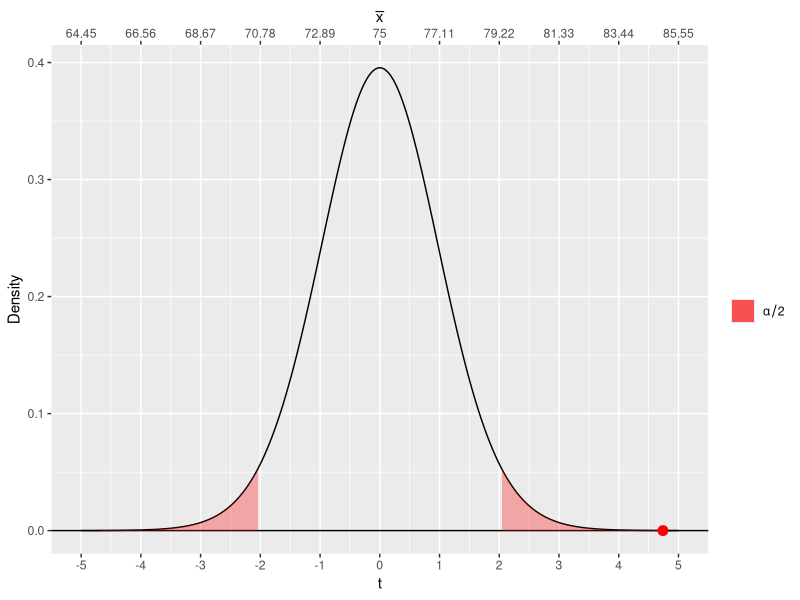
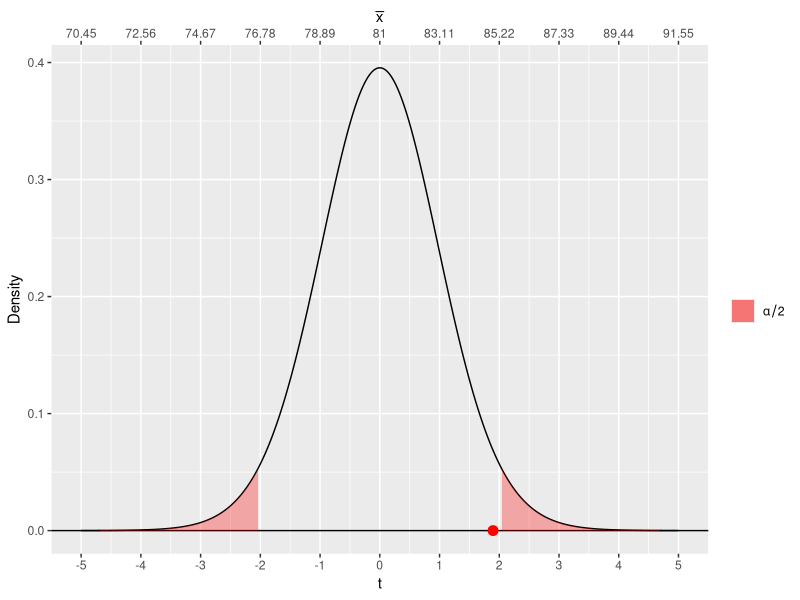
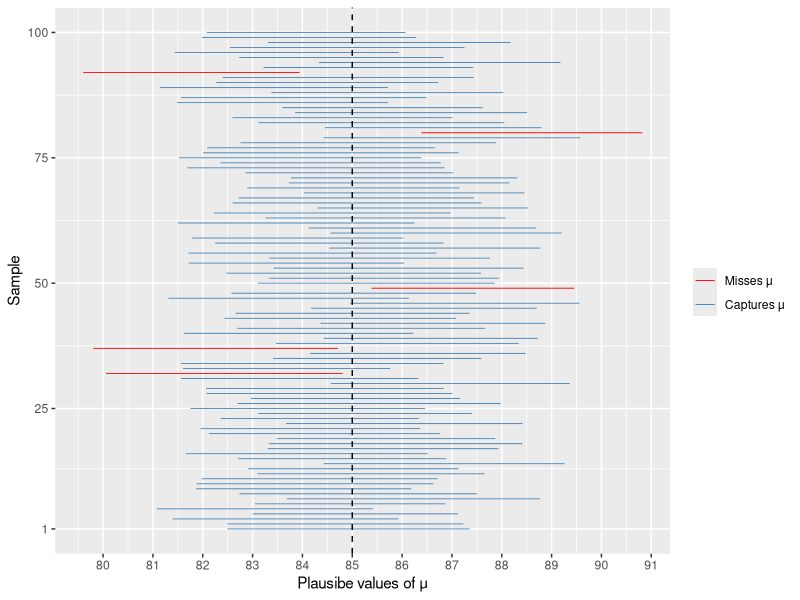

Recreate these plots in R, in order.
## ---- chunk 1
#| include: false
library(tidyverse)
library(palmerpenguins)
## ---- chunk 2
#| include: false
set.seed(7272)
repeat {
    Grade <- sample(60:100, 30, replace = TRUE)
    if (mean(Grade)== 85){
        break
    }
}
## ---- chunk 3
#| include: false
set.seed(7272)

mu0 <- 75
x.bar <- mean(Grade)
s <- sd(Grade)
n <- 30
t.stat <- (x.bar - mu0)/(s/sqrt(n))
alpha <- 0.05
t.critical.lower <- qt(0.025, df=n-1)
t.critical.upper <- qt(0.975, df=n-1)

ggdat <- tibble(t = seq(-5, 5, length.out=1000)) |>
    mutate(pdf.h0 = dt(t, df=n-1))

t.breaks <- seq(-5, 5, 1)
xbar.breaks <- round(t.breaks * (s/sqrt(n)) + mu0, 2)
ts <- rep(NA, 1000)

for (i in 1:1000){
    curr.sample <- sample(Grade, size=n, replace=T) 
    ts[i] <- (mean(curr.sample) - mu0)/(s/sqrt(n))
}
## ---- chunk 4
#| label: fig-ttest
#| echo: false
#| fig-cap: "Distribution of t-statistic under $\\mu_0 = 75$"
#| fig-width: 8
#| fig-height: 5
#| scale: "80%"
#| fig-align: "center"
#| size: scriptsize

ggplot(ggdat) +
    geom_line(aes(x=t, y=pdf.h0))+ 
    geom_hline(yintercept=0)+
    geom_ribbon(data=ggdat |> 
        filter(t >= t.critical.upper & t <= t.critical.lower),
        aes(x=t, ymin=0, ymax=pdf.h0, 
        fill="1-alpha"), alpha=0.3) +
    geom_ribbon(data=ggdat |> filter(t >= t.critical.upper),
                aes(x=t, ymin=0, ymax= pdf.h0, fill="rejection"), alpha=0.3) +
    geom_ribbon(data=ggdat |> filter(t <= t.critical.lower),
                aes(x=t, ymin=0, ymax= pdf.h0, fill="rejection"), alpha=0.3) +
    geom_point(data=tibble(x=t.stat, y=0),
                aes(x=x, y=y), color="red", size=3)+
    scale_x_continuous("t", breaks=t.breaks,
                        sec.axis = sec_axis(~., bquote (bar(x)),breaks=t.breaks, 
                        labels=xbar.breaks))+
    scale_fill_manual(
        values = c("rejection" = "red", "1-alpha" = "steelblue"),
        labels = c("rejection" = expression(alpha/2), 
                    "1-alpha" = expression(1 - alpha))
    )+
    labs(y = "Density", fill="")
## ---- chunk 5
#| include: false
set.seed(7272)

mu0 <- 81
x.bar <- mean(Grade)
s <- sd(Grade)
n <- 30
t.stat <- (x.bar - mu0)/(s/sqrt(n))
alpha <- 0.05
t.critical.lower <- qt(0.025, df=n-1)
t.critical.upper <- qt(0.975, df=n-1)

ggdat <- tibble(t = seq(-5, 5, length.out=1000)) |>
    mutate(pdf.h0 = dt(t, df=n-1))

t.breaks <- seq(-5, 5, 1)
xbar.breaks <- round(t.breaks * (s/sqrt(n)) + mu0, 2)
ts <- rep(NA, 1000)

for (i in 1:1000){
    curr.sample <- sample(Grade, size=n, replace=T) 
    ts[i] <- (mean(curr.sample) - mu0)/(s/sqrt(n))
}
## ---- chunk 6
#| label: fig-ttest1
#| echo: false
#| fig-cap: "Distribution of t-statistic under $\\mu_0 = 81$"
#| fig-width: 8
#| fig-height: 5
#| scale: "80%"
#| fig-align: "center"
#| size: scriptsize

ggplot(ggdat) +
    geom_line(aes(x=t, y=pdf.h0))+ 
    geom_hline(yintercept=0)+
    geom_ribbon(data=ggdat |> filter(t >= t.critical.upper),
                aes(x=t, ymin=0, ymax= pdf.h0, fill="rejection"), alpha=0.3) +
    geom_ribbon(data=ggdat |> filter(t <= t.critical.lower),
                aes(x=t, ymin=0, ymax= pdf.h0, fill="rejection"), alpha=0.3) +
    geom_point(data=tibble(x=t.stat, y=0),
                aes(x=x, y=y), color="red", size=3)+
    scale_x_continuous("t", breaks=t.breaks,
                        sec.axis = sec_axis(~., bquote (bar(x)),breaks=t.breaks, 
                        labels=xbar.breaks))+
    scale_fill_manual(
        values = c("rejection" = "red"),labels = c("rejection" = expression(alpha/2))
)+
    labs(y = "Density", fill="")
## ---- chunk 7
#| include: false
set.seed(7272)

n = 100
mu = 85
sigma = sd(Grade)
ci_lb  <- rep(NA, 100)
ci_ub <- rep(NA, 100)
result <- rep (NA, 100)

for (i in 1:100){
    curr.dat <- rnorm(n, mean = mu, sd = sigma)
    ci = t.test(curr.dat)$conf.int
    result[i] <- (ci[1]<= mu) & (mu <= ci[2])
    ci_lb[i]  <- ci[1]
    ci_ub[i] <- ci[2]
}

ci_dat <- tibble(sim = 1:100,
                 ci_lb = ci_lb,
                 ci_ub = ci_ub,
                 captures = result)
## ---- chunk 8
#| label: fig-ci
#| echo: false
#| fig-cap: "100 simulated 95% CIs drawn from a normal distribution with $\\mu = 85$"
#| fig-width: 8
#| fig-height: 5
#| scale: "80%"
#| fig-align: "center"
#| size: scriptsize

# i used claude to help with this visualization
ggplot(ci_dat, aes(y = sim)) +
    geom_segment(aes(x = ci_lb, xend = ci_ub,
                     y = sim, yend = sim,
                     color = captures),
                 linewidth = 0.3) +
    geom_vline(xintercept = mu, linetype = "dashed", linewidth = 0.5) +
    scale_color_manual(
        values = c("TRUE" = "steelblue", "FALSE" = "red"),
        labels = c("TRUE" = "Captures \u03bc", "FALSE" = "Misses \u03bc")
    ) +
    scale_y_continuous(breaks = c(1, 25, 50, 75, 100)) +
    scale_x_continuous(breaks = seq(70, 150, 1)) +
    labs(x = "Plausibe values of \u03bc", y = "Sample", color = "")
